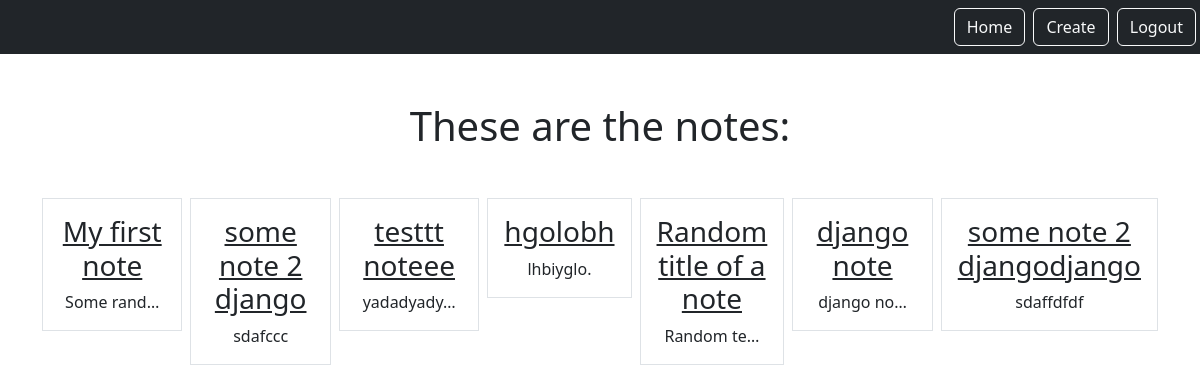
Page /smart/notes (signed in) on the committed database.
### notes/models.py (models this page shows)
class Notes(models.Model):
    title = models.CharField(max_length=200)
    text = models.TextField()
    created = models.DateTimeField(auto_now_add=True)
    user =  models.ForeignKey(User, on_delete=models.CASCADE,related_name="notes") #connects it to the user model, delete all notes on user deletion,

### notes/views.py (the view)
# urls.py: path('notes',views.NotesListView.as_view(),name = "notes.list"),
class NotesListView(LoginRequiredMixin,ListView):
    model = Notes
    context_object_name = "notes"
    template_name = 'notes/notes_list.html'
    login_url = "/login"
    def get_queryset(self):
        return self.request.user.notes.all()

### notes/templates/notes/notes_list.html
{% extends "base.html" %}
{% block content %}
    <h1 class = "my-5">These are the notes:</h1>
    <div class= "row row-cols3 g-2" >
        {% for note in notes %}
        <div class ="col">
            <div class = "p-3 border">
                <a href="{% url 'notes.detail' pk=note.id %}" class="text-dark text-decoration-non">
                    <h3>{{note.title}}</h3>
                </a>
                {{note.text|truncatechars:10}}
            </div>
        </div>
        {% endfor %}
    </div>
{% endblock %}

### static/templates/base.html (shortened to what this page needs)
{% load static %}
<html>
    <head>
        <link rel="stylesheet" type="text/css" href="{% static 'css/style.css' %}"/>
        <link href="https://cdn.jsdelivr.net/npm/bootstrap@5.2.0-beta1/dist/css/bootstrap.min.css" rel="stylesheet">
    </head>
    <body>
        <nav class = 'navbar navbar-dark bg-dark'>
            <div class = 'ms-auto'>
                {% if user.is_authenticated %}
                <a href="{% url 'notes.list' %}" class = 'btn btn-outline-light me-1'>Home</a>
                <a href="{% url 'notes.new' %}" class = 'btn btn-outline-light me-1'>Create</a>
                <a href="{% url 'logout' %}" class = 'btn btn-outline-light me-1'>Logout</a>
                {% else %}
                <a href="{% url 'login' %}" class = 'btn btn-outline-light me-1'>Login</a>
                <a href="{% url 'signup' %}" class = 'btn btn-outline-light me-1'>Sign Up</a>
                {% endif %}
            </div>
        </nav>
        <div class = "my-5 text-center container">
            {% block content %}
            {% endblock %}
        </div>
    </body>
<html>

### rows in the picture
Notes: title "My first note", text "Some rand…"
Notes: title "some note 2 django", text "sdafccc"
Notes: title "testtt noteee", text "yadadyady…"
Notes: title "hgolobh", text "lhbiyglo."
Notes: title "Random title of a note", text "Random te…"
Notes: title "django note", text "django no…"
Notes: title "some note 2 djangodjango", text "sdaffdfdf"
